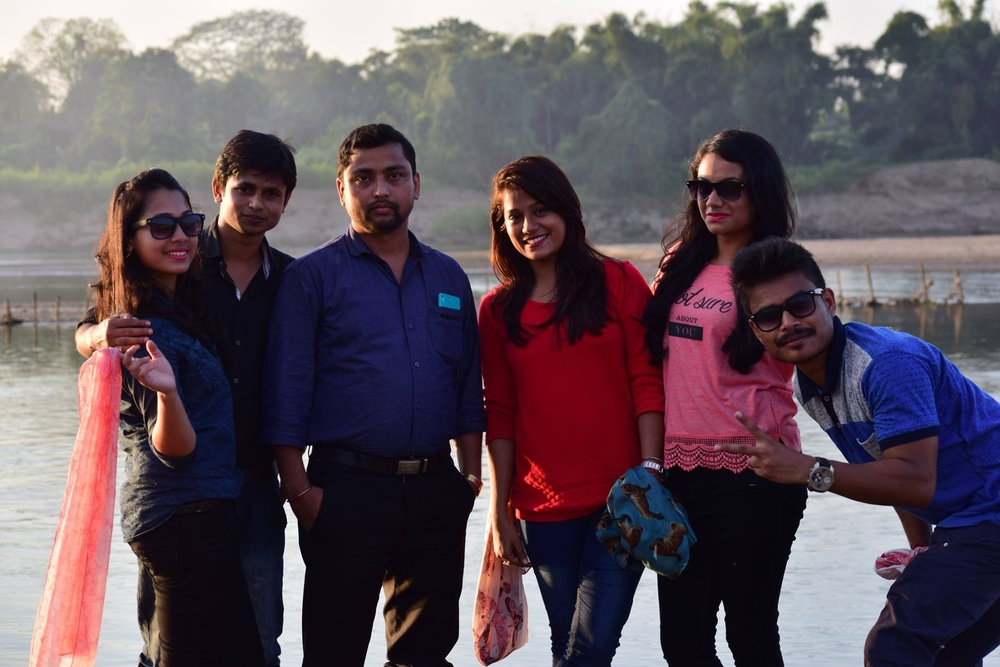
#> input picture core_operations/me_friends_teacher.jpg, 1000 x 667 px, shrunk from 2048 x 1365 before the run, given in place of the camera
$ python color-space.py
#> lines starting #> are read from the running program, lines starting #| are printed output that depends on the picture; after the words box and inside, x2 and y2 are one past the last pixel; in counts of white or black regions, pixels touching at a corner belong together
# Changing Colorspaces
# There are more than 150 color-space conversion methods available in OpenCV

import cv2
import numpy as np
flags = [i for i in dir(cv2) if i.startswith('COLOR_')]
print (flags)
# For HSV, Hue range is [0,179], Saturation range is [0,255] and Value range is [0,255]
# find HSV values to track
green = np.uint8([[[0,255,0 ]]])
hsv_green = cv2.cvtColor(green,cv2.COLOR_BGR2HSV)
print (hsv_green)

# Object Tracking

# . In HSV, it is more easier to represent a color than RGB color-space.
cap = cv2.VideoCapture(0)

while(1):

    # Take each frame
    ret, frame = cap.read()
#> frame is the input picture: shape (667, 1000, 3); mean B, G, R 91.6, 82.8, 96.5

    # Convert BGR to HSV
    hsv = cv2.cvtColor(frame, cv2.COLOR_BGR2HSV)
#> hsv: shape (667, 1000, 3); mean H, S, V 101.9, 94.8, 106.7

    # define range of blue color in HSV
    lower_blue = np.array([110,50,50])
    upper_blue = np.array([130,255,255])

    # Threshold the HSV image to get only blue colors
    mask = cv2.inRange(hsv, lower_blue, upper_blue)
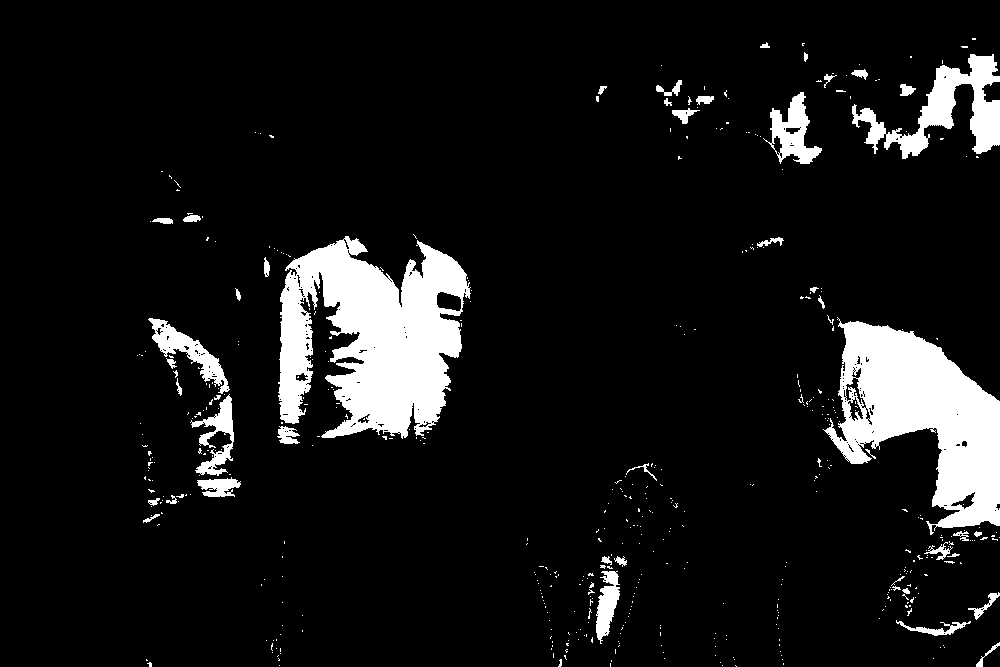
#> mask: shape (667, 1000); 9.1% white; 492 white regions (445 under 20 px), largest, box (x1, y1, x2, y2) and area: (278, 236, 471, 439) 24718, (823, 317, 1000, 535) 19427, (852, 54, 1000, 159) 5400

    # Bitwise-AND mask and original image
    res = cv2.bitwise_and(frame,frame, mask= mask)
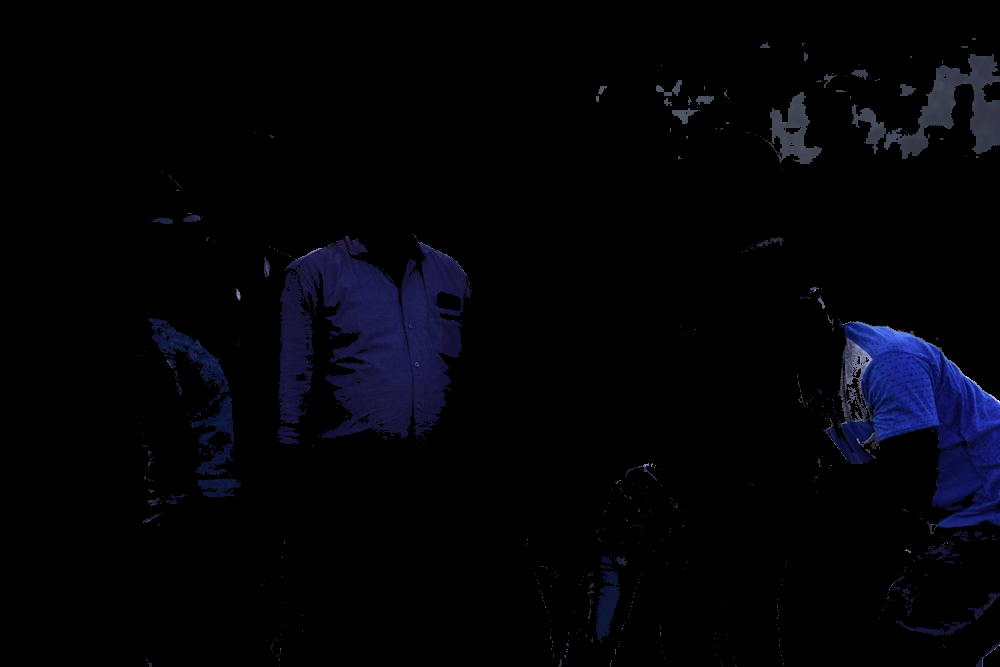
#> res: shape (667, 1000, 3); mean B, G, R 7.4, 3.1, 2.8

    cv2.imshow('frame',frame)
    cv2.imshow('mask',mask)
    cv2.imshow('res',res)
    k = cv2.waitKey(5) & 0xFF
#> (key Esc is pressed here)
    if k == 27:
        break

cv2.destroyAllWindows()
